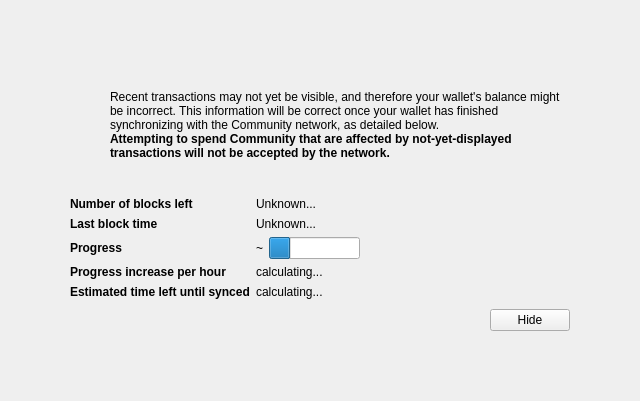
<?xml version="1.0" encoding="UTF-8"?>
<ui version="4.0">
 <class>ModalOverlay</class>
 <widget class="ModalOverlay" name="ModalOverlay">
  <property name="geometry">
   <rect>
    <x>0</x>
    <y>0</y>
    <width>640</width>
    <height>401</height>
   </rect>
  </property>
  <property name="windowTitle">
   <string>Form</string>
  </property>
  <layout class="QVBoxLayout" name="verticalLayout" stretch="0">
   <property name="sizeConstraint">
    <enum>QLayout::SetDefaultConstraint</enum>
   </property>
   <property name="leftMargin">
    <number>0</number>
   </property>
   <property name="topMargin">
    <number>0</number>
   </property>
   <property name="rightMargin">
    <number>0</number>
   </property>
   <property name="bottomMargin">
    <number>0</number>
   </property>
   <item>
    <widget class="QWidget" name="bgWidget" native="true">
     <property name="styleSheet">
      <string notr="true"/>
     </property>
     <layout class="QVBoxLayout" name="verticalLayoutMain" stretch="0">
      <property name="leftMargin">
       <number>60</number>
      </property>
      <property name="topMargin">
       <number>60</number>
      </property>
      <property name="rightMargin">
       <number>60</number>
      </property>
      <property name="bottomMargin">
       <number>60</number>
      </property>
      <item>
       <widget class="QWidget" name="contentWidget" native="true">
        <property name="styleSheet">
         <string notr="true"/>
        </property>
        <layout class="QVBoxLayout" name="verticalLayoutSub" stretch="1,0,0,0,0">
         <property name="spacing">
          <number>0</number>
         </property>
         <property name="leftMargin">
          <number>10</number>
         </property>
         <property name="topMargin">
          <number>10</number>
         </property>
         <property name="rightMargin">
          <number>10</number>
         </property>
         <property name="bottomMargin">
          <number>10</number>
         </property>
         <item>
          <layout class="QHBoxLayout" name="horizontalLayoutIconText" stretch="0,1">
           <property name="topMargin">
            <number>20</number>
           </property>
           <item>
            <layout class="QVBoxLayout" name="verticalLayoutIcon">
             <property name="leftMargin">
              <number>0</number>
             </property>
             <item>
              <widget class="QPushButton" name="warningIcon">
               <property name="enabled">
                <bool>false</bool>
               </property>
               <property name="text">
                <string/>
               </property>
               <property name="icon">
                <iconset>
                 <normaloff>:/icons/warning</normaloff>
                 <disabledoff>:/icons/warning</disabledoff>:/icons/warning</iconset>
               </property>
               <property name="iconSize">
                <size>
                 <width>48</width>
                 <height>48</height>
                </size>
               </property>
               <property name="flat">
                <bool>true</bool>
               </property>
              </widget>
             </item>
             <item>
              <spacer name="verticalSpacerWarningIcon">
               <property name="orientation">
                <enum>Qt::Vertical</enum>
               </property>
               <property name="sizeHint" stdset="0">
                <size>
                 <width>20</width>
                 <height>40</height>
                </size>
               </property>
              </spacer>
             </item>
            </layout>
           </item>
           <item>
            <layout class="QVBoxLayout" name="verticalLayoutInfoText">
             <property name="leftMargin">
              <number>0</number>
             </property>
             <property name="topMargin">
              <number>0</number>
             </property>
             <item>
              <widget class="QLabel" name="infoText">
               <property name="text">
                <string>Recent transactions may not yet be visible, and therefore your wallet's balance might be incorrect. This information will be correct once your wallet has finished synchronizing with the Community network, as detailed below.</string>
               </property>
               <property name="textFormat">
                <enum>Qt::RichText</enum>
               </property>
               <property name="wordWrap">
                <bool>true</bool>
               </property>
              </widget>
             </item>
             <item>
              <widget class="QLabel" name="infoTextStrong">
               <property name="font">
                <font>
                 <weight>75</weight>
                 <bold>true</bold>
                </font>
               </property>
               <property name="text">
                <string>Attempting to spend Community that are affected by not-yet-displayed transactions will not be accepted by the network.</string>
               </property>
               <property name="textFormat">
                <enum>Qt::RichText</enum>
               </property>
               <property name="wordWrap">
                <bool>true</bool>
               </property>
              </widget>
             </item>
             <item>
              <spacer name="verticalSpacerInTextSpace">
               <property name="orientation">
                <enum>Qt::Vertical</enum>
               </property>
               <property name="sizeHint" stdset="0">
                <size>
                 <width>20</width>
                 <height>40</height>
                </size>
               </property>
              </spacer>
             </item>
            </layout>
           </item>
          </layout>
         </item>
         <item>
          <spacer name="verticalSpacerAfterText">
           <property name="orientation">
            <enum>Qt::Vertical</enum>
           </property>
           <property name="sizeHint" stdset="0">
            <size>
             <width>20</width>
             <height>40</height>
            </size>
           </property>
          </spacer>
         </item>
         <item>
          <layout class="QFormLayout" name="formLayout">
           <property name="fieldGrowthPolicy">
            <enum>QFormLayout::FieldsStayAtSizeHint</enum>
           </property>
           <property name="horizontalSpacing">
            <number>6</number>
           </property>
           <property name="verticalSpacing">
            <number>6</number>
           </property>
           <property name="topMargin">
            <number>10</number>
           </property>
           <item row="0" column="0">
            <widget class="QLabel" name="labelNumberOfBlocksLeft">
             <property name="font">
              <font>
               <weight>75</weight>
               <bold>true</bold>
              </font>
             </property>
             <property name="text">
              <string>Number of blocks left</string>
             </property>
            </widget>
           </item>
           <item row="0" column="1">
            <widget class="QLabel" name="numberOfBlocksLeft">
             <property name="text">
              <string>Unknown...</string>
             </property>
            </widget>
           </item>
           <item row="1" column="0">
            <widget class="QLabel" name="labelLastBlockTime">
             <property name="font">
              <font>
               <weight>75</weight>
               <bold>true</bold>
              </font>
             </property>
             <property name="text">
              <string>Last block time</string>
             </property>
            </widget>
           </item>
           <item row="1" column="1">
            <widget class="QLabel" name="newestBlockDate">
             <property name="sizePolicy">
              <sizepolicy hsizetype="Maximum" vsizetype="Preferred">
               <horstretch>0</horstretch>
               <verstretch>0</verstretch>
              </sizepolicy>
             </property>
             <property name="text">
              <string>Unknown...</string>
             </property>
            </widget>
           </item>
           <item row="2" column="0">
            <widget class="QLabel" name="labelSyncDone">
             <property name="font">
              <font>
               <weight>75</weight>
               <bold>true</bold>
              </font>
             </property>
             <property name="text">
              <string>Progress</string>
             </property>
            </widget>
           </item>
           <item row="2" column="1">
            <layout class="QHBoxLayout" name="horizontalLayoutSync" stretch="0,1">
             <item>
              <widget class="QLabel" name="percentageProgress">
               <property name="text">
                <string notr="true">~</string>
               </property>
              </widget>
             </item>
             <item>
              <widget class="QProgressBar" name="progressBar">
               <property name="value">
                <number>24</number>
               </property>
               <property name="format">
                <string/>
               </property>
              </widget>
             </item>
            </layout>
           </item>
           <item row="4" column="0">
            <widget class="QLabel" name="labelProgressIncrease">
             <property name="font">
              <font>
               <weight>75</weight>
               <bold>true</bold>
              </font>
             </property>
             <property name="text">
              <string>Progress increase per hour</string>
             </property>
            </widget>
           </item>
           <item row="4" column="1">
            <widget class="QLabel" name="progressIncreasePerH">
             <property name="text">
              <string>calculating...</string>
             </property>
            </widget>
           </item>
           <item row="5" column="0">
            <widget class="QLabel" name="labelEstimatedTimeLeft">
             <property name="font">
              <font>
               <weight>75</weight>
               <bold>true</bold>
              </font>
             </property>
             <property name="text">
              <string>Estimated time left until synced</string>
             </property>
            </widget>
           </item>
           <item row="5" column="1">
            <widget class="QLabel" name="expectedTimeLeft">
             <property name="text">
              <string>calculating...</string>
             </property>
            </widget>
           </item>
          </layout>
         </item>
         <item>
          <layout class="QHBoxLayout" name="horizontalLayoutButtons">
           <property name="leftMargin">
            <number>10</number>
           </property>
           <property name="topMargin">
            <number>10</number>
           </property>
           <item>
            <spacer name="horizontalSpacer">
             <property name="orientation">
              <enum>Qt::Horizontal</enum>
             </property>
             <property name="sizeHint" stdset="0">
              <size>
               <width>40</width>
               <height>20</height>
              </size>
             </property>
            </spacer>
           </item>
           <item>
            <widget class="QPushButton" name="closeButton">
             <property name="text">
              <string>Hide</string>
             </property>
            </widget>
           </item>
          </layout>
         </item>
         <item>
          <layout class="QVBoxLayout" name="verticalLayout_2">
           <item>
            <spacer name="verticalSpacer">
             <property name="orientation">
              <enum>Qt::Vertical</enum>
             </property>
             <property name="sizeHint" stdset="0">
              <size>
               <width>20</width>
               <height>40</height>
              </size>
             </property>
            </spacer>
           </item>
          </layout>
         </item>
        </layout>
       </widget>
      </item>
     </layout>
    </widget>
   </item>
  </layout>
 </widget>
 <customwidgets>
  <customwidget>
   <class>ModalOverlay</class>
   <extends>QWidget</extends>
   <header>modaloverlay.h</header>
   <container>1</container>
  </customwidget>
 </customwidgets>
 <resources/>
 <connections/>
</ui>
